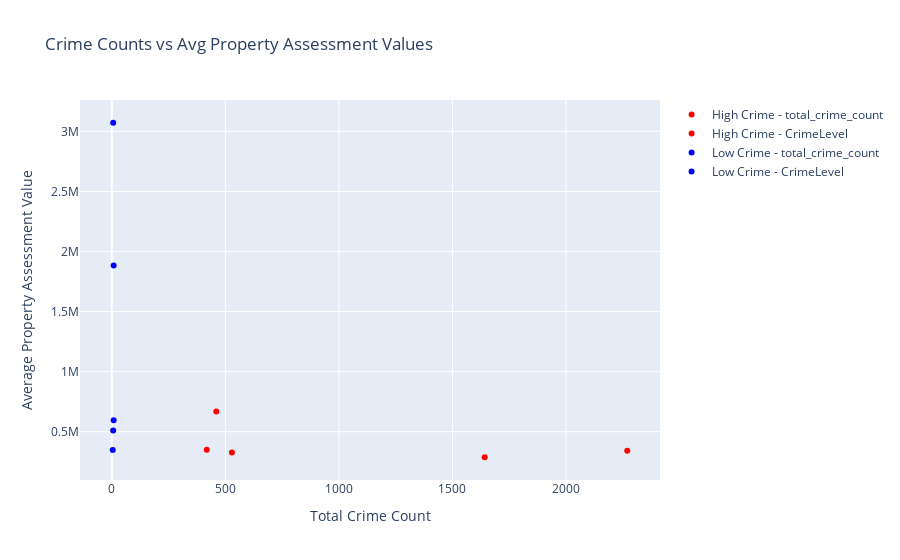

The notebook cell this image was saved under:
### Code cell
# Combine data from both tables
combined_table = pd.concat([highcrimetable, lowcrimetable])

# Create a new column to indicate high or low crime
combined_table['CrimeLevel'] = ['High Crime'] * len(highcrimetable) + ['Low Crime'] * len(lowcrimetable)

# Create a color scale
color_scale = {'High Crime': 'red', 'Low Crime': 'blue'}

# Create the combined plot
fig_combined = go.Figure()

for crime_level, data in combined_table.groupby('CrimeLevel'):
    for column in data.columns[2:]:
        fig_combined.add_trace(go.Scatter(
            x=data[column],
            y=data["average_housing_price"],
            mode="markers",
            name=f"{crime_level} - {column}",
            marker=dict(color=color_scale[crime_level])
        ))

fig_combined.update_layout(
    xaxis_title="Total Crime Count",
    yaxis_title="Average Property Assessment Value",
    title="Crime Counts vs Avg Property Assessment Values",
)
fig_combined.show()

### Figure 1 — Plotly figure (JSON) as saved in the notebook; plotly's stock layout.template omitted (floating-point values rounded to 4 significant figures)
{"data": [{"marker": {"color": "red"}, "mode": "markers", "name": "High Crime - total_crime_count", "type": "scatter", "x": [2270, 1642, 529, 460, 418], "y": [341500.0, 287600.0, 326900.0, 668200.0, 349400.0]}, {"marker": {"color": "red"}, "mode": "markers", "name": "High Crime - CrimeLevel", "type": "scatter", "x": ["High Crime", "High Crime", "High Crime", "High Crime", "High Crime"], "y": [341500.0, 287600.0, 326900.0, 668200.0, 349400.0]}, {"marker": {"color": "blue"}, "mode": "markers", "name": "Low Crime - total_crime_count", "type": "scatter", "x": [4, 6, 6, 8, 8], "y": [348200.0, 511100.0, 3071000.0, 596200.0, 1883000.0]}, {"marker": {"color": "blue"}, "mode": "markers", "name": "Low Crime - CrimeLevel", "type": "scatter", "x": ["Low Crime", "Low Crime", "Low Crime", "Low Crime", "Low Crime"], "y": [348200.0, 511100.0, 3071000.0, 596200.0, 1883000.0]}], "layout": {"title": {"text": "Crime Counts vs Avg Property Assessment Values"}, "xaxis": {"title": {"text": "Total Crime Count"}}, "yaxis": {"title": {"text": "Average Property Assessment Value"}}}}
